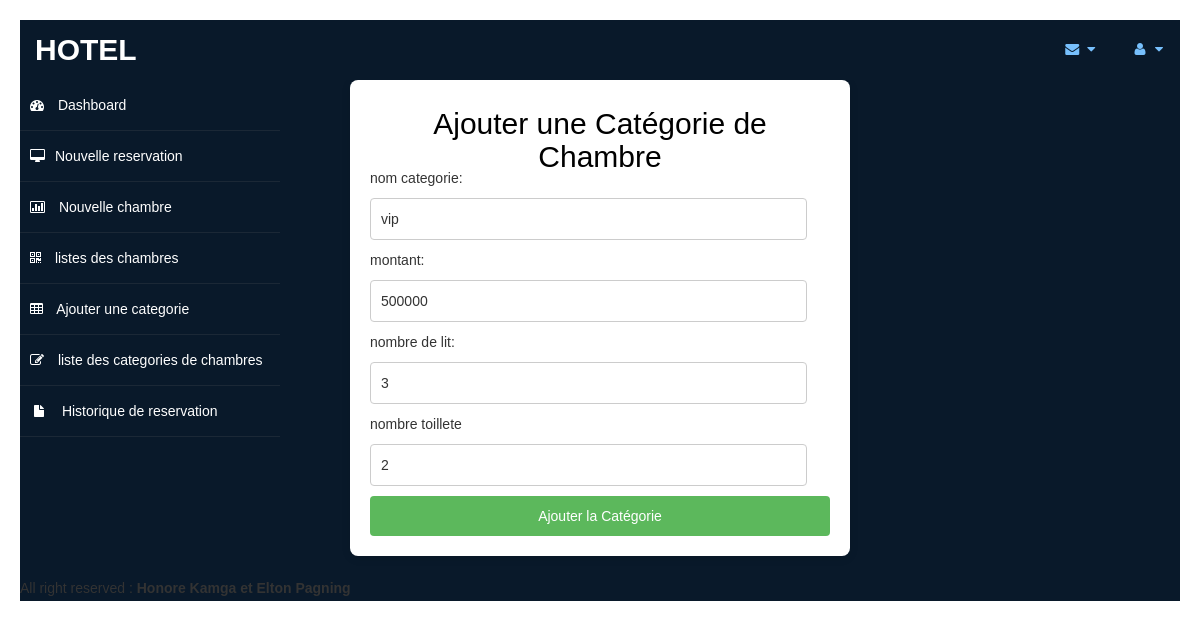
Page /index.php?action=categorieAModifier&id=1 (signed in) on the committed database.
### tables this page shows
CREATE TABLE `categorie` (
  `idCategorie` int(11) NOT NULL,
  `nomCategorie` varchar(255) DEFAULT NULL,
  `montant` int(11) DEFAULT NULL,
  `nombreLit` int(11) NOT NULL,
  `nombreToillete` int(11) NOT NULL
);

### controller/categorieController.php (called while the page is built, shortened)
<?php
require_once './model/categorieModel.php';
class categorieController{
    private $categorieModel;
    public function __construct(){
        $this->categorieModel = new categorieModel();
    }
    public function afficherUneCategorie($id){
        $categories = $this->categorieModel->getUneCategorie($id);
        require_once './views/updatecategorie.php';
    }
}

### model/connexion.php (called while the page is built, shortened)
<?php
    class Database{
        private static $instance = null;
        private $host = 'localhost';
        private $dbname ="reservationChambre";
        private $username = "root";
        private $password = "";
        private function __construct(){
            try{
                $this->connection = new PDO("mysql:host=$this->host;dbname=$this->dbname", $this->username, $this->password);
            }catch (PDOException $e){
                echo "Connection failed: ". $e->getMessage();
            }
        }
        public static function getConnexion(){
            if(self::$instance == null){
                self::$instance = new Database();
            }
            return self::$instance->connection;
        }
    }

### model/categorieModel.php (called while the page is built, shortened)
<?php
require_once 'connexion.php';
class categorieModel{
    private $db;
    public function __construct(){
        $this->db = Database::getConnexion();
    }
    public function getUneCategorie($id){
        $sql = $this->db->prepare("SELECT * FROM categorie WHERE idCategorie = :id");
        $sql-> bindParam(':id', $id);
        $sql->execute();
        $resultat = $sql->fetchAll(PDO::FETCH_ASSOC);
        return $resultat;
    }
}

### views/updatecategorie.php (the view, shortened to what this page needs)
<?php require_once 'dashboard-include/header.php'; ?>
<?php require_once 'dashboard-include/navbar.php'; ?>
<!DOCTYPE html>
<html lang="fr">
<head>
</head>
<body>
    <div class="form-container">
        <h2>Ajouter une Catégorie de Chambre</h2>
        <form action="index.php?action=modifierCategorie" method="POST">
            <?php foreach ($categories as $et): ?>
            nom categorie:<input type="text" name="nomCategorie" value="<?= $et['nomCategorie'] ?>" required>
            montant:<input type="number" name="montant" value="<?= $et['montant'] ?>" required>
            nombre de lit:<input type="number" name="nombreLit" value="<?= $et['nombreLit'] ?>" required>
            nombre toillete<input type="number" name="nombreToillete" value="<?= $et['nombreToillete'] ?>" required>
            <input type="submit" value="Ajouter la Catégorie">
            <?php endforeach; ?>
        </form>
    </div>
</body>
</html>
<?php require_once 'dashboard-include/footer.php'; ?>

### assets/css/custom-styles.css (style rules this page uses)
body { font-family: 'Open Sans', sans-serif; }
h1, .h1, h2, .h2, h3, .h3 { margin-top: 7px; margin-bottom: -5px; }
h2 { color: #000; }

### views/dashboard-include/header.php (style rules this page uses)
.form-container { background: white; padding: 20px; border-radius: 5px; box-shadow: 0 2px 10px rgba(0, 0, 0, 0.1); max-width: 400px; margin: auto; }
h2 { text-align: center; }
input[type="text"], input[type="email"], input[type="password"], input[type="tel"] { width: 100%; padding: 8px; box-sizing: border-box; border: 1px solid #ccc; border-radius: 4px; }

### views/updatecategorie.php (style rules this page uses)
body { font-family: Arial, sans-serif; padding: 20px; }
.form-container { max-width: 500px; margin: auto; background: white; padding: 20px; border-radius: 8px; box-shadow: 0 2px 10px rgba(0, 0, 0, 0.1); }
h2 { text-align: center; }
input[type="text"], input[type="number"] { width: 95%; padding: 10px; margin: 10px 0; border: 1px solid #ccc; border-radius: 4px; }
input[type="submit"] { background-color: #5cb85c; color: white; border: none; padding: 10px; cursor: pointer; border-radius: 4px; width: 100%; }

### rows in the picture
categorie: nomCategorie "vip", montant "500000", nombreLit "3", nombreToillete "2"
